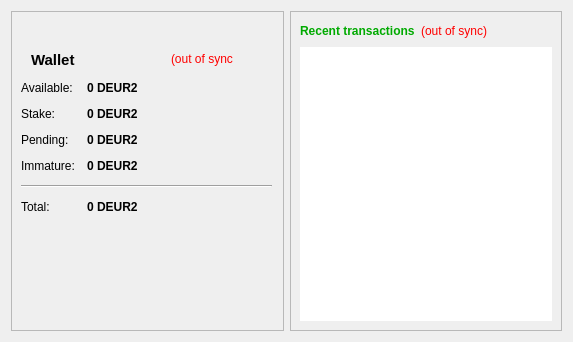
<?xml version="1.0" encoding="UTF-8"?>
<ui version="4.0">
 <class>OverviewPage</class>
 <widget class="QWidget" name="OverviewPage">
  <property name="geometry">
   <rect>
    <x>0</x>
    <y>0</y>
    <width>573</width>
    <height>342</height>
   </rect>
  </property>
  <property name="windowTitle">
   <string>Form</string>
  </property>
  <property name="styleSheet">
   <string notr="true">color: rgb(0, 0, 0);</string>
  </property>
  <layout class="QHBoxLayout" name="horizontalLayout" stretch="1,1">
   <item>
    <layout class="QVBoxLayout" name="verticalLayout_2">
     <item>
      <widget class="QFrame" name="frame">
       <property name="frameShape">
        <enum>QFrame::StyledPanel</enum>
       </property>
       <property name="frameShadow">
        <enum>QFrame::Raised</enum>
       </property>
       <widget class="QWidget" name="layoutWidget">
        <property name="geometry">
         <rect>
          <x>10</x>
          <y>70</y>
          <width>251</width>
          <height>213</height>
         </rect>
        </property>
        <layout class="QFormLayout" name="formLayout_2">
         <property name="fieldGrowthPolicy">
          <enum>QFormLayout::AllNonFixedFieldsGrow</enum>
         </property>
         <property name="horizontalSpacing">
          <number>12</number>
         </property>
         <property name="verticalSpacing">
          <number>12</number>
         </property>
         <item row="0" column="0">
          <widget class="QLabel" name="label">
           <property name="text">
            <string>Available:</string>
           </property>
          </widget>
         </item>
         <item row="0" column="1">
          <widget class="QLabel" name="labelBalance">
           <property name="font">
            <font>
             <weight>75</weight>
             <bold>true</bold>
            </font>
           </property>
           <property name="cursor">
            <cursorShape>IBeamCursor</cursorShape>
           </property>
           <property name="toolTip">
            <string>Your current spendable balance</string>
           </property>
           <property name="text">
            <string notr="true">0 DEUR2</string>
           </property>
           <property name="textInteractionFlags">
            <set>Qt::LinksAccessibleByMouse|Qt::TextSelectableByKeyboard|Qt::TextSelectableByMouse</set>
           </property>
          </widget>
         </item>
         <item row="2" column="0">
          <widget class="QLabel" name="label_6">
           <property name="text">
            <string>Stake:</string>
           </property>
          </widget>
         </item>
         <item row="2" column="1">
          <widget class="QLabel" name="labelStake">
           <property name="font">
            <font>
             <weight>75</weight>
             <bold>true</bold>
            </font>
           </property>
           <property name="cursor">
            <cursorShape>IBeamCursor</cursorShape>
           </property>
           <property name="toolTip">
            <string>Total of coins that was staked, and do not yet count toward the current balance</string>
           </property>
           <property name="text">
            <string notr="true">0 DEUR2</string>
           </property>
           <property name="textInteractionFlags">
            <set>Qt::LinksAccessibleByMouse|Qt::TextSelectableByKeyboard|Qt::TextSelectableByMouse</set>
           </property>
          </widget>
         </item>
         <item row="3" column="0">
          <widget class="QLabel" name="label_3">
           <property name="text">
            <string>Pending:</string>
           </property>
          </widget>
         </item>
         <item row="3" column="1">
          <widget class="QLabel" name="labelUnconfirmed">
           <property name="font">
            <font>
             <weight>75</weight>
             <bold>true</bold>
            </font>
           </property>
           <property name="cursor">
            <cursorShape>IBeamCursor</cursorShape>
           </property>
           <property name="toolTip">
            <string>Total of transactions that have yet to be confirmed, and do not yet count toward the current balance</string>
           </property>
           <property name="text">
            <string notr="true">0 DEUR2</string>
           </property>
           <property name="textInteractionFlags">
            <set>Qt::LinksAccessibleByMouse|Qt::TextSelectableByKeyboard|Qt::TextSelectableByMouse</set>
           </property>
          </widget>
         </item>
         <item row="4" column="0">
          <widget class="QLabel" name="labelImmatureText">
           <property name="text">
            <string>Immature:</string>
           </property>
          </widget>
         </item>
         <item row="4" column="1">
          <widget class="QLabel" name="labelImmature">
           <property name="font">
            <font>
             <weight>75</weight>
             <bold>true</bold>
            </font>
           </property>
           <property name="toolTip">
            <string>Mined balance that has not yet matured</string>
           </property>
           <property name="text">
            <string notr="true">0 DEUR2</string>
           </property>
           <property name="textInteractionFlags">
            <set>Qt::LinksAccessibleByMouse|Qt::TextSelectableByKeyboard|Qt::TextSelectableByMouse</set>
           </property>
          </widget>
         </item>
         <item row="5" column="0" colspan="2">
          <widget class="Line" name="line">
           <property name="orientation">
            <enum>Qt::Horizontal</enum>
           </property>
          </widget>
         </item>
         <item row="6" column="0">
          <widget class="QLabel" name="labelTotalText">
           <property name="text">
            <string>Total:</string>
           </property>
          </widget>
         </item>
         <item row="6" column="1">
          <widget class="QLabel" name="labelTotal">
           <property name="font">
            <font>
             <weight>75</weight>
             <bold>true</bold>
            </font>
           </property>
           <property name="cursor">
            <cursorShape>IBeamCursor</cursorShape>
           </property>
           <property name="toolTip">
            <string>Your current total balance</string>
           </property>
           <property name="text">
            <string notr="true">0 DEUR2</string>
           </property>
           <property name="textInteractionFlags">
            <set>Qt::LinksAccessibleByMouse|Qt::TextSelectableByKeyboard|Qt::TextSelectableByMouse</set>
           </property>
          </widget>
         </item>
        </layout>
       </widget>
       <widget class="QLabel" name="label_5">
        <property name="geometry">
         <rect>
          <x>20</x>
          <y>40</y>
          <width>49</width>
          <height>18</height>
         </rect>
        </property>
        <property name="font">
         <font>
          <pointsize>11</pointsize>
          <weight>75</weight>
          <bold>true</bold>
         </font>
        </property>
        <property name="text">
         <string>Wallet</string>
        </property>
       </widget>
       <widget class="QLabel" name="labelWalletStatus">
        <property name="geometry">
         <rect>
          <x>160</x>
          <y>40</y>
          <width>62</width>
          <height>16</height>
         </rect>
        </property>
        <property name="toolTip">
         <string>The displayed information may be out of date. Your wallet automatically synchronizes with the DigiEuro2 network after a connection is established, but this process has not completed yet.</string>
        </property>
        <property name="styleSheet">
         <string notr="true">QLabel { color: red; }</string>
        </property>
        <property name="text">
         <string notr="true">(out of sync)</string>
        </property>
        <property name="alignment">
         <set>Qt::AlignLeading|Qt::AlignLeft|Qt::AlignVCenter</set>
        </property>
       </widget>
      </widget>
     </item>
    </layout>
   </item>
   <item>
    <layout class="QVBoxLayout" name="verticalLayout_3">
     <item>
      <widget class="QFrame" name="frame_2">
       <property name="frameShape">
        <enum>QFrame::StyledPanel</enum>
       </property>
       <property name="frameShadow">
        <enum>QFrame::Raised</enum>
       </property>
       <layout class="QVBoxLayout" name="verticalLayout">
        <item>
         <layout class="QHBoxLayout" name="horizontalLayout_2">
          <item>
           <widget class="QLabel" name="label_4">
            <property name="styleSheet">
             <string notr="true">color: rgb(0, 170, 0);</string>
            </property>
            <property name="text">
             <string>&lt;b&gt;Recent transactions&lt;/b&gt;</string>
            </property>
           </widget>
          </item>
          <item>
           <widget class="QLabel" name="labelTransactionsStatus">
            <property name="toolTip">
             <string>The displayed information may be out of date. Your wallet automatically synchronizes with the DigiEuro2 network after a connection is established, but this process has not completed yet.</string>
            </property>
            <property name="styleSheet">
             <string notr="true">QLabel { color: red; }</string>
            </property>
            <property name="text">
             <string notr="true">(out of sync)</string>
            </property>
            <property name="alignment">
             <set>Qt::AlignRight|Qt::AlignTrailing|Qt::AlignVCenter</set>
            </property>
           </widget>
          </item>
          <item>
           <spacer name="horizontalSpacer">
            <property name="orientation">
             <enum>Qt::Horizontal</enum>
            </property>
            <property name="sizeHint" stdset="0">
             <size>
              <width>40</width>
              <height>20</height>
             </size>
            </property>
           </spacer>
          </item>
         </layout>
        </item>
        <item>
         <widget class="QListView" name="listTransactions">
          <property name="styleSheet">
           <string notr="true">QListView { background: transparent; }
color: rgb(0, 0, 0);</string>
          </property>
          <property name="frameShape">
           <enum>QFrame::NoFrame</enum>
          </property>
          <property name="verticalScrollBarPolicy">
           <enum>Qt::ScrollBarAlwaysOff</enum>
          </property>
          <property name="horizontalScrollBarPolicy">
           <enum>Qt::ScrollBarAlwaysOff</enum>
          </property>
          <property name="selectionMode">
           <enum>QAbstractItemView::NoSelection</enum>
          </property>
         </widget>
        </item>
       </layout>
      </widget>
     </item>
    </layout>
   </item>
  </layout>
 </widget>
 <resources>
  <include location="../bitcoin.qrc"/>
 </resources>
 <connections/>
</ui>
